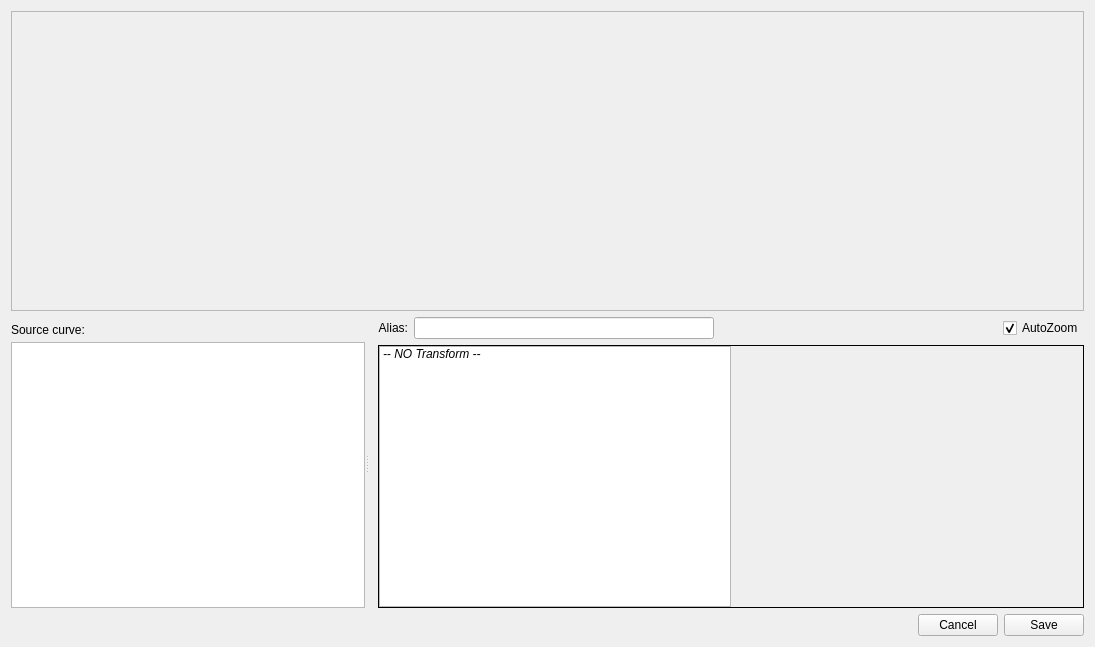
<?xml version="1.0" encoding="UTF-8"?>
<ui version="4.0">
 <class>plotwidget_transforms</class>
 <widget class="QDialog" name="plotwidget_transforms">
  <property name="geometry">
   <rect>
    <x>0</x>
    <y>0</y>
    <width>1095</width>
    <height>647</height>
   </rect>
  </property>
  <property name="windowTitle">
   <string>Transform Editor</string>
  </property>
  <layout class="QVBoxLayout" name="verticalLayout_2" stretch="1,1,0">
   <item>
    <widget class="QFrame" name="framePlotPreview">
     <property name="minimumSize">
      <size>
       <width>600</width>
       <height>300</height>
      </size>
     </property>
     <property name="frameShape">
      <enum>QFrame::StyledPanel</enum>
     </property>
     <property name="frameShadow">
      <enum>QFrame::Raised</enum>
     </property>
    </widget>
   </item>
   <item>
    <widget class="QWidget" name="widgetBottom" native="true">
     <property name="minimumSize">
      <size>
       <width>0</width>
       <height>250</height>
      </size>
     </property>
     <property name="maximumSize">
      <size>
       <width>16777215</width>
       <height>16777215</height>
      </size>
     </property>
     <layout class="QHBoxLayout" name="horizontalLayout_3">
      <property name="spacing">
       <number>0</number>
      </property>
      <property name="leftMargin">
       <number>0</number>
      </property>
      <property name="topMargin">
       <number>0</number>
      </property>
      <property name="rightMargin">
       <number>0</number>
      </property>
      <property name="bottomMargin">
       <number>0</number>
      </property>
      <item>
       <widget class="QSplitter" name="splitter">
        <property name="orientation">
         <enum>Qt::Horizontal</enum>
        </property>
        <widget class="QWidget" name="widget" native="true">
         <layout class="QVBoxLayout" name="verticalLayout">
          <property name="spacing">
           <number>0</number>
          </property>
          <property name="leftMargin">
           <number>0</number>
          </property>
          <property name="topMargin">
           <number>0</number>
          </property>
          <property name="bottomMargin">
           <number>0</number>
          </property>
          <item>
           <widget class="QLabel" name="label_2">
            <property name="minimumSize">
             <size>
              <width>0</width>
              <height>25</height>
             </size>
            </property>
            <property name="text">
             <string>Source curve:</string>
            </property>
           </widget>
          </item>
          <item>
           <widget class="QListWidget" name="listCurves">
            <property name="focusPolicy">
             <enum>Qt::NoFocus</enum>
            </property>
            <property name="editTriggers">
             <set>QAbstractItemView::NoEditTriggers</set>
            </property>
            <property name="selectionMode">
             <enum>QAbstractItemView::ExtendedSelection</enum>
            </property>
            <property name="selectionBehavior">
             <enum>QAbstractItemView::SelectRows</enum>
            </property>
            <property name="isWrapping" stdset="0">
             <bool>false</bool>
            </property>
           </widget>
          </item>
         </layout>
        </widget>
        <widget class="QWidget" name="layoutWidget">
         <layout class="QVBoxLayout" name="transformLayout">
          <property name="leftMargin">
           <number>9</number>
          </property>
          <item>
           <layout class="QHBoxLayout" name="horizontalLayout_2">
            <item>
             <widget class="QLabel" name="label">
              <property name="minimumSize">
               <size>
                <width>0</width>
                <height>0</height>
               </size>
              </property>
              <property name="maximumSize">
               <size>
                <width>16777215</width>
                <height>16777215</height>
               </size>
              </property>
              <property name="text">
               <string>Alias:</string>
              </property>
              <property name="alignment">
               <set>Qt::AlignRight|Qt::AlignTrailing|Qt::AlignVCenter</set>
              </property>
             </widget>
            </item>
            <item>
             <widget class="LineEdit" name="lineEditAlias">
              <property name="minimumSize">
               <size>
                <width>300</width>
                <height>0</height>
               </size>
              </property>
              <property name="maximumSize">
               <size>
                <width>500</width>
                <height>16777215</height>
               </size>
              </property>
              <property name="focusPolicy">
               <enum>Qt::ClickFocus</enum>
              </property>
             </widget>
            </item>
            <item>
             <spacer name="horizontalSpacer">
              <property name="orientation">
               <enum>Qt::Horizontal</enum>
              </property>
              <property name="sizeHint" stdset="0">
               <size>
                <width>40</width>
                <height>20</height>
               </size>
              </property>
             </spacer>
            </item>
            <item>
             <widget class="QCheckBox" name="checkBoxAutoZoom">
              <property name="toolTip">
               <string>&lt;html&gt;&lt;head/&gt;&lt;body&gt;&lt;p&gt;Zoom Out when a parameter in the transform box is changed.&lt;/p&gt;&lt;/body&gt;&lt;/html&gt;</string>
              </property>
              <property name="text">
               <string>AutoZoom</string>
              </property>
              <property name="checked">
               <bool>true</bool>
              </property>
             </widget>
            </item>
           </layout>
          </item>
          <item>
           <widget class="QFrame" name="tansformFrame">
            <property name="frameShape">
             <enum>QFrame::Box</enum>
            </property>
            <layout class="QHBoxLayout" name="horizontalLayout" stretch="2,2">
             <property name="spacing">
              <number>0</number>
             </property>
             <property name="leftMargin">
              <number>0</number>
             </property>
             <property name="topMargin">
              <number>0</number>
             </property>
             <property name="rightMargin">
              <number>0</number>
             </property>
             <property name="bottomMargin">
              <number>0</number>
             </property>
             <item>
              <widget class="QListWidget" name="listTransforms">
               <property name="minimumSize">
                <size>
                 <width>150</width>
                 <height>0</height>
                </size>
               </property>
               <property name="maximumSize">
                <size>
                 <width>16777215</width>
                 <height>16777215</height>
                </size>
               </property>
               <property name="focusPolicy">
                <enum>Qt::NoFocus</enum>
               </property>
               <property name="editTriggers">
                <set>QAbstractItemView::NoEditTriggers</set>
               </property>
               <property name="selectionBehavior">
                <enum>QAbstractItemView::SelectRows</enum>
               </property>
               <property name="spacing">
                <number>4</number>
               </property>
               <property name="selectionRectVisible">
                <bool>false</bool>
               </property>
               <item>
                <property name="text">
                 <string>-- NO Transform --</string>
                </property>
                <property name="font">
                 <font>
                  <italic>true</italic>
                 </font>
                </property>
               </item>
              </widget>
             </item>
             <item>
              <widget class="QStackedWidget" name="stackedWidgetArguments">
               <property name="minimumSize">
                <size>
                 <width>250</width>
                 <height>0</height>
                </size>
               </property>
               <widget class="QWidget" name="pageEmpty"/>
              </widget>
             </item>
            </layout>
           </widget>
          </item>
         </layout>
        </widget>
       </widget>
      </item>
     </layout>
    </widget>
   </item>
   <item>
    <layout class="QHBoxLayout" name="horizontalLayout_5">
     <item>
      <spacer name="horizontalSpacer_2">
       <property name="orientation">
        <enum>Qt::Horizontal</enum>
       </property>
       <property name="sizeHint" stdset="0">
        <size>
         <width>40</width>
         <height>20</height>
        </size>
       </property>
      </spacer>
     </item>
     <item>
      <widget class="QPushButton" name="pushButtonCancel">
       <property name="focusPolicy">
        <enum>Qt::NoFocus</enum>
       </property>
       <property name="text">
        <string>Cancel</string>
       </property>
      </widget>
     </item>
     <item>
      <widget class="QPushButton" name="pushButtonSave">
       <property name="focusPolicy">
        <enum>Qt::NoFocus</enum>
       </property>
       <property name="text">
        <string>Save</string>
       </property>
      </widget>
     </item>
    </layout>
   </item>
  </layout>
 </widget>
 <customwidgets>
  <customwidget>
   <class>LineEdit</class>
   <extends>QLineEdit</extends>
   <header>PlotJuggler/line_edit.h</header>
  </customwidget>
 </customwidgets>
 <resources/>
 <connections/>
</ui>
